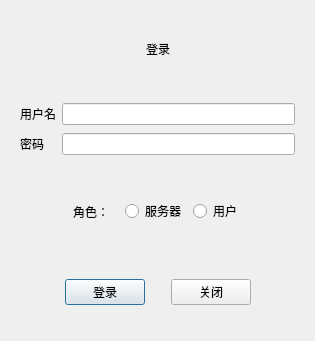
<?xml version="1.0" encoding="UTF-8"?>
<ui version="4.0">
 <class>Login</class>
 <widget class="QDialog" name="Login">
  <property name="geometry">
   <rect>
    <x>0</x>
    <y>0</y>
    <width>315</width>
    <height>341</height>
   </rect>
  </property>
  <property name="windowTitle">
   <string>Dialog</string>
  </property>
  <layout class="QVBoxLayout" name="verticalLayout">
   <item>
    <widget class="QWidget" name="widget_2" native="true">
     <layout class="QHBoxLayout" name="horizontalLayout">
      <item>
       <spacer name="horizontalSpacer">
        <property name="orientation">
         <enum>Qt::Horizontal</enum>
        </property>
        <property name="sizeHint" stdset="0">
         <size>
          <width>40</width>
          <height>20</height>
         </size>
        </property>
       </spacer>
      </item>
      <item>
       <widget class="QLabel" name="label">
        <property name="text">
         <string>登录</string>
        </property>
       </widget>
      </item>
      <item>
       <spacer name="horizontalSpacer_2">
        <property name="orientation">
         <enum>Qt::Horizontal</enum>
        </property>
        <property name="sizeHint" stdset="0">
         <size>
          <width>40</width>
          <height>20</height>
         </size>
        </property>
       </spacer>
      </item>
     </layout>
    </widget>
   </item>
   <item>
    <widget class="QWidget" name="widget" native="true">
     <layout class="QGridLayout" name="gridLayout">
      <item row="0" column="0">
       <widget class="QLabel" name="label_2">
        <property name="text">
         <string>用户名</string>
        </property>
       </widget>
      </item>
      <item row="0" column="1">
       <widget class="QLineEdit" name="lineEdit"/>
      </item>
      <item row="1" column="1">
       <widget class="QLineEdit" name="lineEdit_2"/>
      </item>
      <item row="1" column="0">
       <widget class="QLabel" name="label_3">
        <property name="text">
         <string>密码</string>
        </property>
       </widget>
      </item>
     </layout>
    </widget>
   </item>
   <item>
    <widget class="QWidget" name="widget_3" native="true">
     <layout class="QHBoxLayout" name="horizontalLayout_2">
      <item>
       <spacer name="horizontalSpacer_3">
        <property name="orientation">
         <enum>Qt::Horizontal</enum>
        </property>
        <property name="sizeHint" stdset="0">
         <size>
          <width>40</width>
          <height>20</height>
         </size>
        </property>
       </spacer>
      </item>
      <item>
       <widget class="QLabel" name="label_4">
        <property name="text">
         <string>角色：</string>
        </property>
       </widget>
      </item>
      <item>
       <spacer name="horizontalSpacer_5">
        <property name="orientation">
         <enum>Qt::Horizontal</enum>
        </property>
        <property name="sizeType">
         <enum>QSizePolicy::Fixed</enum>
        </property>
        <property name="sizeHint" stdset="0">
         <size>
          <width>10</width>
          <height>20</height>
         </size>
        </property>
       </spacer>
      </item>
      <item>
       <widget class="QRadioButton" name="radioButton">
        <property name="text">
         <string>服务器</string>
        </property>
       </widget>
      </item>
      <item>
       <widget class="QRadioButton" name="radioButton_2">
        <property name="text">
         <string>用户</string>
        </property>
       </widget>
      </item>
      <item>
       <spacer name="horizontalSpacer_4">
        <property name="orientation">
         <enum>Qt::Horizontal</enum>
        </property>
        <property name="sizeHint" stdset="0">
         <size>
          <width>40</width>
          <height>20</height>
         </size>
        </property>
       </spacer>
      </item>
     </layout>
    </widget>
   </item>
   <item>
    <widget class="QWidget" name="widget_4" native="true">
     <layout class="QHBoxLayout" name="horizontalLayout_3">
      <item>
       <spacer name="horizontalSpacer_6">
        <property name="orientation">
         <enum>Qt::Horizontal</enum>
        </property>
        <property name="sizeHint" stdset="0">
         <size>
          <width>40</width>
          <height>20</height>
         </size>
        </property>
       </spacer>
      </item>
      <item>
       <widget class="QPushButton" name="pushButton">
        <property name="text">
         <string>登录</string>
        </property>
       </widget>
      </item>
      <item>
       <spacer name="horizontalSpacer_8">
        <property name="orientation">
         <enum>Qt::Horizontal</enum>
        </property>
        <property name="sizeType">
         <enum>QSizePolicy::Fixed</enum>
        </property>
        <property name="sizeHint" stdset="0">
         <size>
          <width>20</width>
          <height>20</height>
         </size>
        </property>
       </spacer>
      </item>
      <item>
       <widget class="QPushButton" name="pushButton_2">
        <property name="text">
         <string>关闭</string>
        </property>
       </widget>
      </item>
      <item>
       <spacer name="horizontalSpacer_7">
        <property name="orientation">
         <enum>Qt::Horizontal</enum>
        </property>
        <property name="sizeHint" stdset="0">
         <size>
          <width>40</width>
          <height>20</height>
         </size>
        </property>
       </spacer>
      </item>
     </layout>
    </widget>
   </item>
  </layout>
 </widget>
 <resources/>
 <connections/>
</ui>
